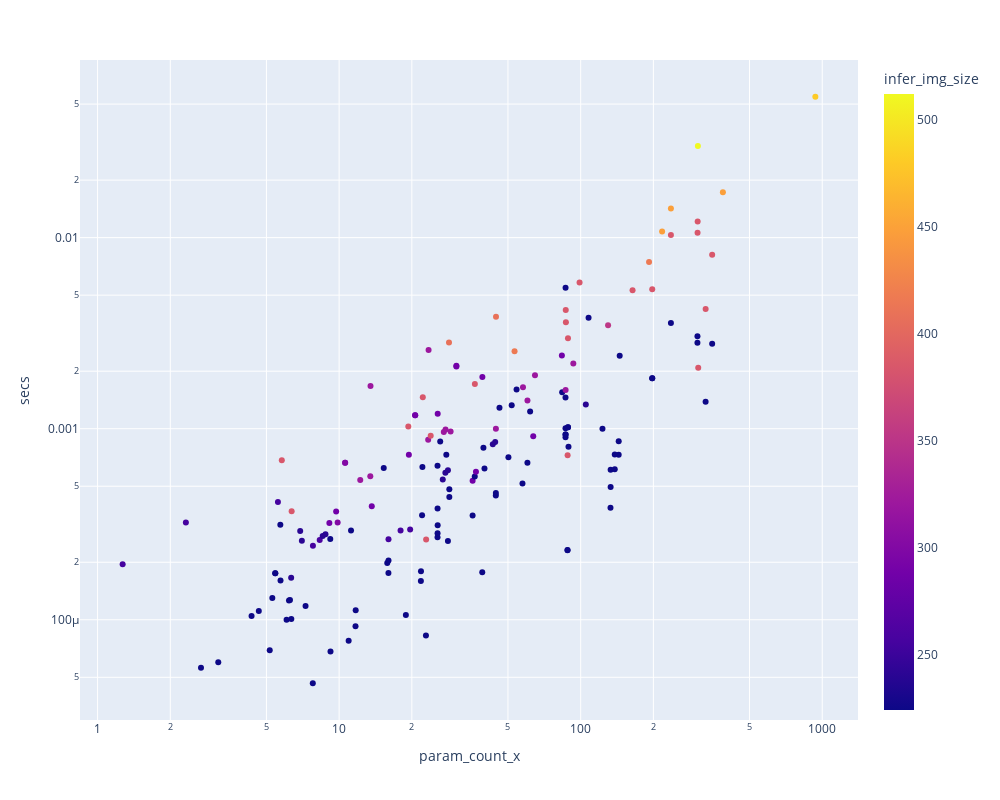

This figure's notebook cell:
### Markdown cell above
From this, we can see that the *levit* family models are extremely fast for image recognition, and clearly the most accurate amongst the faster models. That's not surprising, since these models are a hybrid of the best ideas from CNNs and transformers, so get the benefit of each. In fact, we see a similar thing even in the middle category of speeds -- the best is the ConvNeXt, which is a pure CNN, but which takes advantage of ideas from the transformers literature.

For the slowest models, *beit* is the most accurate -- although we need to be a bit careful of interpreting this, since it's trained on a larger dataset (ImageNet-21k, which is also used for *vit* models).

I'll add one other plot here, which is of speed vs parameter count. Often, parameter count is used in papers as a proxy for speed. However, as we see, there is a wide variation in speeds at each level of parameter count, so it's really not a useful proxy.

(Parameter count may be be useful for identifying how much memory a model needs, but even for that it's not always a great proxy.)

### Code cell
px.scatter(df, width=w, height=h,
    x='param_count_x',  y='secs', log_x=True, log_y=True, color='infer_img_size',
    hover_name='model', hover_data=['infer_samples_per_sec', 'family']
)

### Figure 1 — Plotly figure (JSON) as saved in the notebook; plotly's stock layout.template omitted (floating-point values rounded to 4 significant figures; data arrays with more than 128 entries replaced by an {"elided": "..."} marker saying what was removed)
{"data": [{"customdata": {"elided": "165x2 mixed values"}, "hovertemplate": "<b>%{hovertext}</b><br><br>param_count_x=%{x}<br>secs=%{y}<br>infer_samples_per_sec=%{customdata[0]}<br>family=%{customdata[1]}<br>infer_img_size=%{marker.color}<extra></extra>", "hovertext": {"elided": "165 str values"}, "legendgroup": "", "marker": {"color": {"elided": "165 int values"}, "coloraxis": "coloraxis", "symbol": "circle"}, "mode": "markers", "name": "", "orientation": "v", "showlegend": false, "type": "scatter", "x": {"elided": "165 float values"}, "xaxis": "x", "y": {"elided": "165 float values"}, "yaxis": "y"}], "layout": {"coloraxis": {"colorbar": {"title": {"text": "infer_img_size"}}, "colorscale": [[0, "#0d0887"], [0.1111, "#46039f"], [0.2222, "#7201a8"], [0.3333, "#9c179e"], [0.4444, "#bd3786"], [0.5556, "#d8576b"], [0.6667, "#ed7953"], [0.7778, "#fb9f3a"], [0.8889, "#fdca26"], [1, "#f0f921"]]}, "height": 800, "legend": {"tracegroupgap": 0}, "margin": {"t": 60}, "width": 1000, "xaxis": {"anchor": "y", "domain": [0, 1], "title": {"text": "param_count_x"}, "type": "log"}, "yaxis": {"anchor": "x", "domain": [0, 1], "title": {"text": "secs"}, "type": "log"}}}
